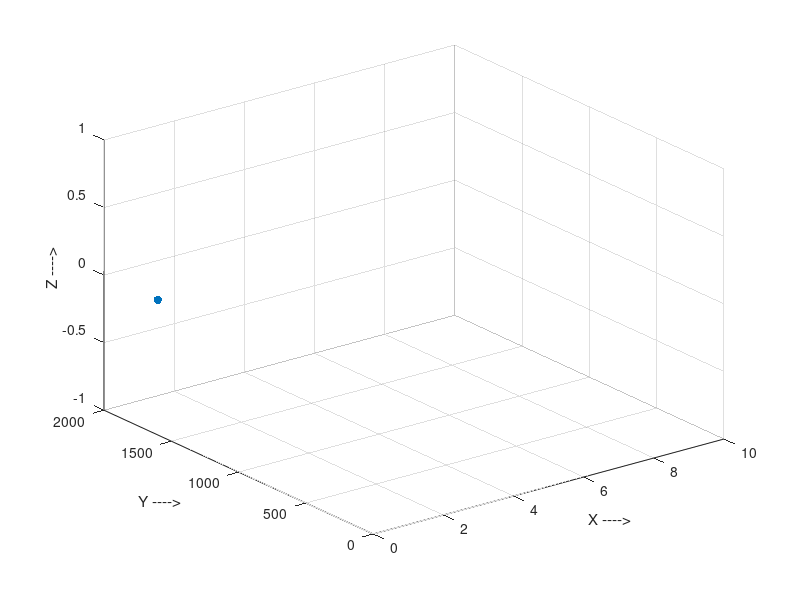

Write the MATLAB code that produced this figure.
%p0 = [ 0, 1600, 1 ]';
%normal = [ -1, -1, 1.5 ];


point = [0,-20,0];
normal = [0,-1,0];


%# a plane is a*x+b*y+c*z+d=0
%# [a,b,c] is the normal. Thus, we have to calculate
%# d and we're set
d = -point*normal'; %'# dot product for less typing

%# create x,y
[xx,yy]=ndgrid(1:10,1:10);

%# calculate corresponding z
z = (-normal(1)*xx - normal(2)*yy - d)/normal(3);

%# plot the surface
surf(xx,yy,z);
hold on;

scatter3(0,1600,0,'o','filled'); 

xlabel('X ---->') % x-axis label
ylabel('Y ---->') % y-axis label
zlabel('Z ---->') % z-axis label
